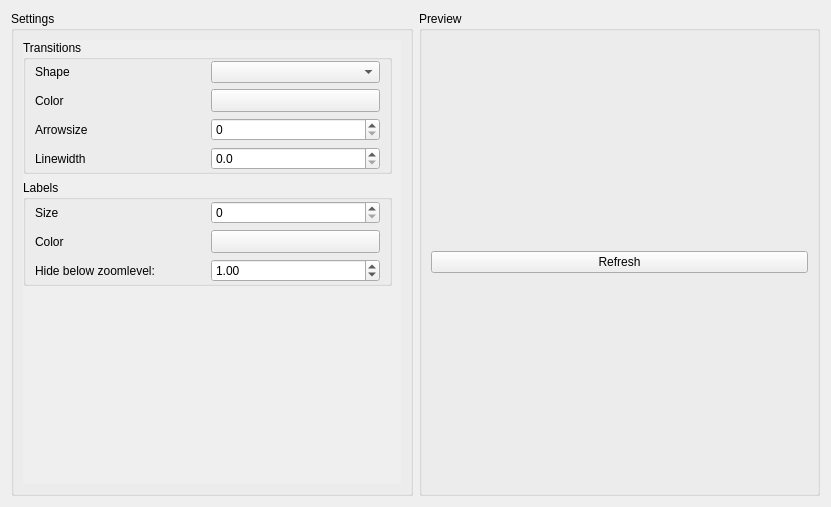
<?xml version="1.0" encoding="UTF-8"?>
<ui version="4.0">
 <class>StateMachineEditorTransitionSettings</class>
 <widget class="QWidget" name="StateMachineEditorTransitionSettings">
  <property name="geometry">
   <rect>
    <x>0</x>
    <y>0</y>
    <width>831</width>
    <height>507</height>
   </rect>
  </property>
  <layout class="QHBoxLayout" name="horizontalLayout_2">
   <item>
    <widget class="QGroupBox" name="Settings">
     <property name="title">
      <string>Settings</string>
     </property>
     <layout class="QVBoxLayout" name="verticalLayout">
      <property name="spacing">
       <number>0</number>
      </property>
      <property name="sizeConstraint">
       <enum>QLayout::SetDefaultConstraint</enum>
      </property>
      <property name="topMargin">
       <number>9</number>
      </property>
      <property name="bottomMargin">
       <number>9</number>
      </property>
      <item>
       <widget class="QScrollArea" name="scrollArea">
        <property name="enabled">
         <bool>true</bool>
        </property>
        <property name="sizePolicy">
         <sizepolicy hsizetype="Ignored" vsizetype="Expanding">
          <horstretch>0</horstretch>
          <verstretch>0</verstretch>
         </sizepolicy>
        </property>
        <property name="autoFillBackground">
         <bool>false</bool>
        </property>
        <property name="styleSheet">
         <string notr="true">QScrollArea { background: transparent; }
QScrollArea &gt; QWidget &gt; QWidget { background: transparent; }</string>
        </property>
        <property name="frameShape">
         <enum>QFrame::NoFrame</enum>
        </property>
        <property name="frameShadow">
         <enum>QFrame::Plain</enum>
        </property>
        <property name="horizontalScrollBarPolicy">
         <enum>Qt::ScrollBarAlwaysOff</enum>
        </property>
        <property name="sizeAdjustPolicy">
         <enum>QAbstractScrollArea::AdjustIgnored</enum>
        </property>
        <property name="widgetResizable">
         <bool>true</bool>
        </property>
        <widget class="QWidget" name="scrollAreaWidgetContents">
         <property name="geometry">
          <rect>
           <x>0</x>
           <y>0</y>
           <width>384</width>
           <height>456</height>
          </rect>
         </property>
         <property name="autoFillBackground">
          <bool>false</bool>
         </property>
         <layout class="QVBoxLayout" name="verticalLayout_3">
          <property name="leftMargin">
           <number>0</number>
          </property>
          <property name="topMargin">
           <number>0</number>
          </property>
          <property name="bottomMargin">
           <number>0</number>
          </property>
          <item>
           <widget class="QGroupBox" name="Transitions">
            <property name="sizePolicy">
             <sizepolicy hsizetype="Preferred" vsizetype="Preferred">
              <horstretch>0</horstretch>
              <verstretch>0</verstretch>
             </sizepolicy>
            </property>
            <property name="title">
             <string>Transitions</string>
            </property>
            <layout class="QGridLayout" name="gridLayout">
             <property name="sizeConstraint">
              <enum>QLayout::SetDefaultConstraint</enum>
             </property>
             <property name="topMargin">
              <number>1</number>
             </property>
             <property name="bottomMargin">
              <number>1</number>
             </property>
             <item row="1" column="1">
              <widget class="Utils::QtColorButton" name="Color">
               <property name="sizePolicy">
                <sizepolicy hsizetype="Ignored" vsizetype="Fixed">
                 <horstretch>0</horstretch>
                 <verstretch>0</verstretch>
                </sizepolicy>
               </property>
               <property name="text">
                <string/>
               </property>
              </widget>
             </item>
             <item row="3" column="1">
              <widget class="QDoubleSpinBox" name="LineWidth">
               <property name="decimals">
                <number>1</number>
               </property>
              </widget>
             </item>
             <item row="0" column="0">
              <widget class="QLabel" name="ShapeLabel">
               <property name="text">
                <string>Shape</string>
               </property>
              </widget>
             </item>
             <item row="1" column="0">
              <widget class="QLabel" name="ColorLabel">
               <property name="text">
                <string>Color</string>
               </property>
              </widget>
             </item>
             <item row="0" column="1">
              <widget class="QComboBox" name="Shape"/>
             </item>
             <item row="2" column="0">
              <widget class="QLabel" name="BorderWidthLabel">
               <property name="text">
                <string>Arrowsize</string>
               </property>
              </widget>
             </item>
             <item row="3" column="0">
              <widget class="QLabel" name="BorderColorLabel">
               <property name="text">
                <string>Linewidth</string>
               </property>
              </widget>
             </item>
             <item row="2" column="1">
              <widget class="QSpinBox" name="Arrowsize"/>
             </item>
            </layout>
           </widget>
          </item>
          <item>
           <widget class="QGroupBox" name="Labels">
            <property name="title">
             <string>Labels</string>
            </property>
            <layout class="QGridLayout" name="gridLayout_3">
             <property name="sizeConstraint">
              <enum>QLayout::SetDefaultConstraint</enum>
             </property>
             <property name="topMargin">
              <number>1</number>
             </property>
             <property name="bottomMargin">
              <number>1</number>
             </property>
             <item row="2" column="0">
              <widget class="QLabel" name="LabelZoomLabel">
               <property name="text">
                <string>Hide below zoomlevel:</string>
               </property>
              </widget>
             </item>
             <item row="1" column="0">
              <widget class="QLabel" name="LabelColorLabel">
               <property name="text">
                <string>Color</string>
               </property>
              </widget>
             </item>
             <item row="1" column="1">
              <widget class="Utils::QtColorButton" name="LabelColor">
               <property name="sizePolicy">
                <sizepolicy hsizetype="Ignored" vsizetype="Fixed">
                 <horstretch>0</horstretch>
                 <verstretch>0</verstretch>
                </sizepolicy>
               </property>
               <property name="text">
                <string/>
               </property>
              </widget>
             </item>
             <item row="0" column="0">
              <widget class="QLabel" name="LabelSizeLabel">
               <property name="text">
                <string>Size</string>
               </property>
              </widget>
             </item>
             <item row="2" column="1">
              <widget class="QDoubleSpinBox" name="LabelZoom">
               <property name="maximum">
                <double>10.000000000000000</double>
               </property>
               <property name="singleStep">
                <double>0.100000000000000</double>
               </property>
               <property name="value">
                <double>1.000000000000000</double>
               </property>
              </widget>
             </item>
             <item row="0" column="1">
              <widget class="QSpinBox" name="LabelSize"/>
             </item>
            </layout>
           </widget>
          </item>
          <item>
           <spacer name="verticalSpacer">
            <property name="orientation">
             <enum>Qt::Vertical</enum>
            </property>
            <property name="sizeHint" stdset="0">
             <size>
              <width>20</width>
              <height>40</height>
             </size>
            </property>
           </spacer>
          </item>
         </layout>
        </widget>
       </widget>
      </item>
     </layout>
    </widget>
   </item>
   <item>
    <widget class="QGroupBox" name="Preview">
     <property name="title">
      <string>Preview</string>
     </property>
     <layout class="QVBoxLayout" name="verticalLayout_2">
      <item>
       <layout class="QVBoxLayout" name="PreviewLayout"/>
      </item>
      <item>
       <widget class="QPushButton" name="refresh">
        <property name="text">
         <string>Refresh</string>
        </property>
       </widget>
      </item>
     </layout>
    </widget>
   </item>
  </layout>
 </widget>
 <customwidgets>
  <customwidget>
   <class>Utils::QtColorButton</class>
   <extends>QToolButton</extends>
   <header location="global">utils/qtcolorbutton.h</header>
  </customwidget>
 </customwidgets>
 <resources/>
 <connections/>
</ui>
